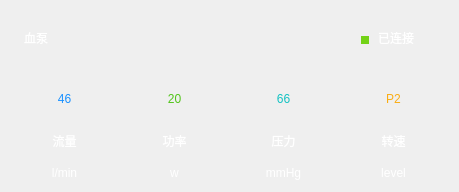
    <widget class="QWidget" name="page_Value_Pump">
     <property name="styleSheet">
      <string notr="true"/>
     </property>
     <widget class="QLabel" name="label_6">
      <property name="geometry">
       <rect>
        <x>24</x>
        <y>24</y>
        <width>62</width>
        <height>28</height>
       </rect>
      </property>
      <property name="styleSheet">
       <string notr="true">color: rgb(255, 255, 255);
font: 20pt &quot;Ubuntu&quot;;</string>
      </property>
      <property name="text">
       <string>血泵</string>
      </property>
     </widget>
     <widget class="QLabel" name="label_Connect">
      <property name="geometry">
       <rect>
        <x>378</x>
        <y>27</y>
        <width>72</width>
        <height>22</height>
       </rect>
      </property>
      <property name="styleSheet">
       <string notr="true">color: rgb(255, 255, 255);
font: 16pt &quot;Ubuntu&quot;;</string>
      </property>
      <property name="text">
       <string>已连接</string>
      </property>
     </widget>
     <widget class="QLabel" name="label_Point">
      <property name="geometry">
       <rect>
        <x>361</x>
        <y>36</y>
        <width>8</width>
        <height>8</height>
       </rect>
      </property>
      <property name="styleSheet">
       <string notr="true">background-color: rgb(115, 210, 22);</string>
      </property>
      <property name="text">
       <string/>
      </property>
     </widget>
     <widget class="QLabel" name="label_Flow">
      <property name="geometry">
       <rect>
        <x>20</x>
        <y>76</y>
        <width>89</width>
        <height>45</height>
       </rect>
      </property>
      <property name="styleSheet">
       <string notr="true">color: rgb(24, 144, 255);
font: 32pt &quot;Ubuntu&quot;;</string>
      </property>
      <property name="text">
       <string>46</string>
      </property>
      <property name="scaledContents">
       <bool>false</bool>
      </property>
      <property name="alignment">
       <set>Qt::AlignCenter</set>
      </property>
     </widget>
     <widget class="QLabel" name="label_Power">
      <property name="geometry">
       <rect>
        <x>130</x>
        <y>76</y>
        <width>89</width>
        <height>45</height>
       </rect>
      </property>
      <property name="styleSheet">
       <string notr="true">color: rgb(82, 196, 26);
font: 32pt &quot;Ubuntu&quot;;</string>
      </property>
      <property name="text">
       <string>20</string>
      </property>
      <property name="scaledContents">
       <bool>false</bool>
      </property>
      <property name="alignment">
       <set>Qt::AlignCenter</set>
      </property>
     </widget>
     <widget class="QLabel" name="label_Pressure">
      <property name="geometry">
       <rect>
        <x>239</x>
        <y>76</y>
        <width>89</width>
        <height>45</height>
       </rect>
      </property>
      <property name="styleSheet">
       <string notr="true">color: rgb(19, 194, 194);
font: 32pt &quot;Ubuntu&quot;;</string>
      </property>
      <property name="text">
       <string>66</string>
      </property>
      <property name="scaledContents">
       <bool>false</bool>
      </property>
      <property name="alignment">
       <set>Qt::AlignCenter</set>
      </property>
     </widget>
     <widget class="QPushButton" name="pushButton_Speed">
      <property name="geometry">
       <rect>
        <x>349</x>
        <y>76</y>
        <width>89</width>
        <height>45</height>
       </rect>
      </property>
      <property name="styleSheet">
       <string notr="true">background-color: rgb(17, 40, 67);
color: rgb(250, 173, 20);
font: 32pt &quot;Ubuntu&quot;;</string>
      </property>
      <property name="text">
       <string>P2</string>
      </property>
      <property name="flat">
       <bool>true</bool>
      </property>
     </widget>
     <widget class="QLabel" name="label_7">
      <property name="geometry">
       <rect>
        <x>422</x>
        <y>94</y>
        <width>10</width>
        <height>10</height>
       </rect>
      </property>
      <property name="styleSheet">
       <string notr="true">background-image: url(:/Image/ic-下拉.png);</string>
      </property>
      <property name="text">
       <string/>
      </property>
     </widget>
     <widget class="QLabel" name="label_8">
      <property name="geometry">
       <rect>
        <x>20</x>
        <y>131</y>
        <width>89</width>
        <height>20</height>
       </rect>
      </property>
      <property name="styleSheet">
       <string notr="true">color: rgb(255, 255, 255);
font: 14pt &quot;Ubuntu&quot;;</string>
      </property>
      <property name="text">
       <string>流量</string>
      </property>
      <property name="alignment">
       <set>Qt::AlignCenter</set>
      </property>
     </widget>
     <widget class="QLabel" name="label_9">
      <property name="geometry">
       <rect>
        <x>130</x>
        <y>131</y>
        <width>89</width>
        <height>20</height>
       </rect>
      </property>
      <property name="styleSheet">
       <string notr="true">color: rgb(255, 255, 255);
font: 14pt &quot;Ubuntu&quot;;</string>
      </property>
      <property name="text">
       <string>功率</string>
      </property>
      <property name="alignment">
       <set>Qt::AlignCenter</set>
      </property>
     </widget>
     <widget class="QLabel" name="label_10">
      <property name="geometry">
       <rect>
        <x>239</x>
        <y>131</y>
        <width>89</width>
        <height>20</height>
       </rect>
      </property>
      <property name="styleSheet">
       <string notr="true">color: rgb(255, 255, 255);
font: 14pt &quot;Ubuntu&quot;;</string>
      </property>
      <property name="text">
       <string>压力</string>
      </property>
      <property name="alignment">
       <set>Qt::AlignCenter</set>
      </property>
     </widget>
     <widget class="QLabel" name="label_11">
      <property name="geometry">
       <rect>
        <x>349</x>
        <y>131</y>
        <width>89</width>
        <height>20</height>
       </rect>
      </property>
      <property name="styleSheet">
       <string notr="true">color: rgb(255, 255, 255);
font: 14pt &quot;Ubuntu&quot;;</string>
      </property>
      <property name="text">
       <string>转速</string>
      </property>
      <property name="alignment">
       <set>Qt::AlignCenter</set>
      </property>
     </widget>
     <widget class="QLabel" name="label_12">
      <property name="geometry">
       <rect>
        <x>130</x>
        <y>163</y>
        <width>89</width>
        <height>20</height>
       </rect>
      </property>
      <property name="styleSheet">
       <string notr="true">color: rgb(255, 255, 255);
font: 14pt &quot;Ubuntu&quot;;</string>
      </property>
      <property name="text">
       <string>w</string>
      </property>
      <property name="alignment">
       <set>Qt::AlignCenter</set>
      </property>
     </widget>
     <widget class="QLabel" name="label_13">
      <property name="geometry">
       <rect>
        <x>349</x>
        <y>163</y>
        <width>89</width>
        <height>20</height>
       </rect>
      </property>
      <property name="styleSheet">
       <string notr="true">color: rgb(255, 255, 255);
font: 14pt &quot;Ubuntu&quot;;</string>
      </property>
      <property name="text">
       <string>level</string>
      </property>
      <property name="alignment">
       <set>Qt::AlignCenter</set>
      </property>
     </widget>
     <widget class="QLabel" name="label_14">
      <property name="geometry">
       <rect>
        <x>20</x>
        <y>163</y>
        <width>89</width>
        <height>20</height>
       </rect>
      </property>
      <property name="styleSheet">
       <string notr="true">color: rgb(255, 255, 255);
font: 14pt &quot;Ubuntu&quot;;</string>
      </property>
      <property name="text">
       <string>l/min</string>
      </property>
      <property name="alignment">
       <set>Qt::AlignCenter</set>
      </property>
     </widget>
     <widget class="QLabel" name="label_15">
      <property name="geometry">
       <rect>
        <x>239</x>
        <y>163</y>
        <width>89</width>
        <height>20</height>
       </rect>
      </property>
      <property name="styleSheet">
       <string notr="true">color: rgb(255, 255, 255);
font: 14pt &quot;Ubuntu&quot;;</string>
      </property>
      <property name="text">
       <string>mmHg</string>
      </property>
      <property name="alignment">
       <set>Qt::AlignCenter</set>
      </property>
     </widget>
    </widget>
